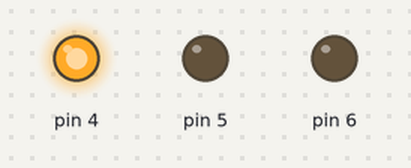
This sketch was run on a simulated Arduino Uno, built with avr-gcc and run on an emulated ATmega328P. Shown: output pins drawn as LEDs (lit = HIGH). Pins used as bus, display or sensor lines are not drawn.

Above: at 0.2 s.
At 7.62 s:
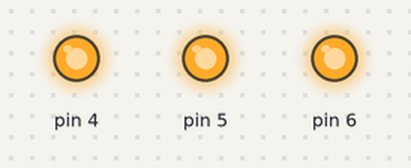
At 13.6 s:
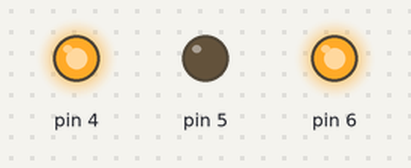
Timing chart, 0 to 13.9 s (numbered marks = the images above):
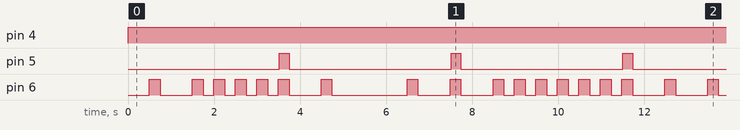

Measured:
- by itself, pin 4: LOW → HIGH at 0.00 s
- by itself, pin 5: alternates HIGH for 0.22 s and LOW for 3.8 s
- by itself, pin 6: moves between LOW and HIGH, repeating every 12.0 s

The sketch:

arduinoSerial_tx.ino
```cpp
void setup()
{
  for(int i=4;i<8;i++){
  	pinMode(i, OUTPUT);
  }
}
int binario[24]={0,1,0,1,1,1,1,1,0,1,0,0,0,1,0,1,0,1,1,1,1,1,1,1};
int tiempo=500;//variable tiempo que define el periodo del reloj
void loop()
{
  digitalWrite(4, LOW);
  digitalWrite(5, LOW);
  digitalWrite(4, HIGH);


  for(int i=0;i<24;i++){//debe recorrer todo el arreglo
    digitalWrite(5, LOW);
    if(binario[i]==1) digitalWrite(6, HIGH);
    else digitalWrite(6, LOW);
    delay(tiempo/20);//50
    digitalWrite(7, HIGH);
    if((i+1)%8==0) digitalWrite(5, HIGH);//debe ser multiplo de la particion

    delay(0.5); //un tiempo muy bajo de reloj, garantiza que solo se tome un dato en el otro arduino
    digitalWrite(7, LOW);
    delay(tiempo-tiempo/2-tiempo/20-0.5);
    digitalWrite(5, LOW);
    digitalWrite(6, LOW);
    delay(tiempo/2);


  }

}
```
